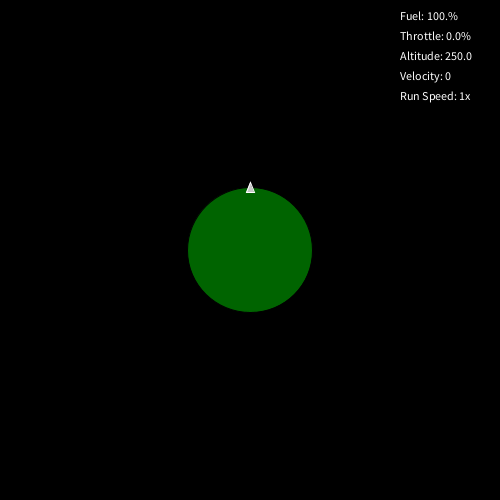
Frame 1 (no input)
Frame 60 (the mouse pressed at the canvas centre just before this capture): identical to frame 1, image omitted
Frame 120 (the mouse held since frame 60 and released just before this capture): identical to frame 1, image omitted

The Processing sketch that drew this single still picture (run headless with seeded random() and noise(); from frame 60 on, the mouse is pressed at the canvas centre):

// Processing sketch: Blastoff
// ── Blastoff.pde
Ship s;
Planet p;
int spd = 60;

void setup(){
  frameRate(spd);
  size(500,500);
  background(0);
  smooth();
  
  //frameRate(15);
  
  p = new Planet();
  s = new Ship(p);
}

void keyPressed(){
 if (key == CODED){
   if (keyCode == UP){
     s.throt(1);
   } else if (keyCode == DOWN){
     s.throt(-1);
   } else if (keyCode == LEFT){
     s.turn(-1);
   } else if (keyCode == RIGHT){
     s.turn(1);
   }
 }else{
   if (key == 'x'){
     speed(1);
   } else if (key == 'z'){
     speed(-1);
   }
 }
}

void speed(int i){
  if (i>0){
     spd = spd * 2;
   }else{
     spd = spd / 2;
   }
   if (spd > 960){
     spd = 960;
   }
   if (spd < 60){
     spd = 60;
   }
   frameRate(spd);
}


void draw(){
  background(0);
  textSize(12);
  text("Run Speed: " + spd/60 + "x",400,100);
  if (s.dead){
    fill(255,0,0);
    textSize(50);
    text("YOU CRASHED!",70,140);
  }
  p.display();
  s.display();
  s.move();
  fill(255);

}



// ── Planet.pde
import processing.core.PVector;

class Planet{
 PVector pos;
 float mass,diameter;
 
 Planet(){
  pos = new PVector(1000,1000);
  mass = 100;
  diameter = 500;
 }
 
 PVector accel(PVector r){
   PVector temp = PVector.sub(r,pos);
   //println(temp.x + "," + temp.y);
   PVector norm = new PVector();
   temp.normalize(norm);
   float c = mass * (-1) / (temp.magSq());
   return PVector.mult(norm,c);
 }
 
  float pe(PVector r){
   PVector temp = PVector.sub(r,pos);
   return mass * (-1) / (temp.mag());
 }
 
 void display(){
  fill(0,100,0);
  ellipse(pos.x/4,pos.y/4,diameter/4,diameter/4);
 }
}

// ── Ship.pde
import processing.core.PVector;
class Ship{
 Planet earth;
 PVector r,v,a;
 float fuel,throttle,face;
 boolean dead;
 
 Ship(Planet plnt){
  // setup original stuff 
 r = new PVector(1000,750);
 v = new PVector(0,0);
 a = new PVector(0,0);
 fuel = 100;
 throttle = 0;
 face = 0;
 dead = false;
 earth = plnt;
 }
 
 void move(){
   if (!dead){
     
     r.add(v); 
     v.add(a);
     if(altitude() < 250.0001){
       a.set(0,0);
       if (v.mag() > .1){
         v.set(0,0);
         dead = true;
       }
     }else{
       a.set(earth.accel(r));
     }
     if (fuel > 0){
       PVector thrust = new PVector(sin(radians(face)),-cos(radians(face)));
       float c = throttle / 50000;
       a.add(PVector.mult(thrust,c));
       fuel -= throttle/1000;
     }else{
       fuel = 0.000;
     }
   }
 }
 
 void throt(int i){
   if (i>0){
     throttle += 10;
   }else{
     throttle -= 10;
   }
   if (throttle >100){
     throttle = 100;
   }
   if (throttle < 0){
     throttle = 0;
   }
 }
 
 void turn(int i){
   if (i>0){
     face += 15;
   }else{
     face -= 15;
   }
   if (face >360){
     face -= 360;
   }
   if (face < 0){
     face += 360;
   }
 }
 
 float altitude(){
  PVector temp = new PVector();
  PVector.sub(r,earth.pos,temp);
  return temp.mag();
 }
 
 void display(){
   fill(255);
   textSize(12);
   if (fuel>0){
     text("Fuel: " + str(fuel).substring(0,4) + "%",400,20);
   }else{
     text("Fuel: 0%",400,20);
   }
   text("Throttle: " + str(throttle).substring(0,3) + "%",400,40);
   text("Altitude: " + str(altitude()).substring(0,5),400,60);
   if (v.mag()>.01){
     text("Velocity: " + str(v.mag()*1000).substring(0,4),400,80);
   }else{
     text("Velocity: 0",400,80);
   } 
   
   stroke(255,0,0);
   line(r.x/4,r.y/4,r.x/4 + 100*v.x, r.y/4 + 100*v.y);
   translate(r.x/4,r.y/4);
   rotate(radians(face));
   fill (200);
   stroke(255);
   triangle(0,-5,-4,5,4,5);
   //println("r: " + r.x + "," + r.y);
   //println("v: " + v.x + "," + v.y);
   //println("a: " + a.x + "," + a.y);
   //println(earth.pe(r) + v.magSq() * .5);
   stroke(0);
 }
 
}
